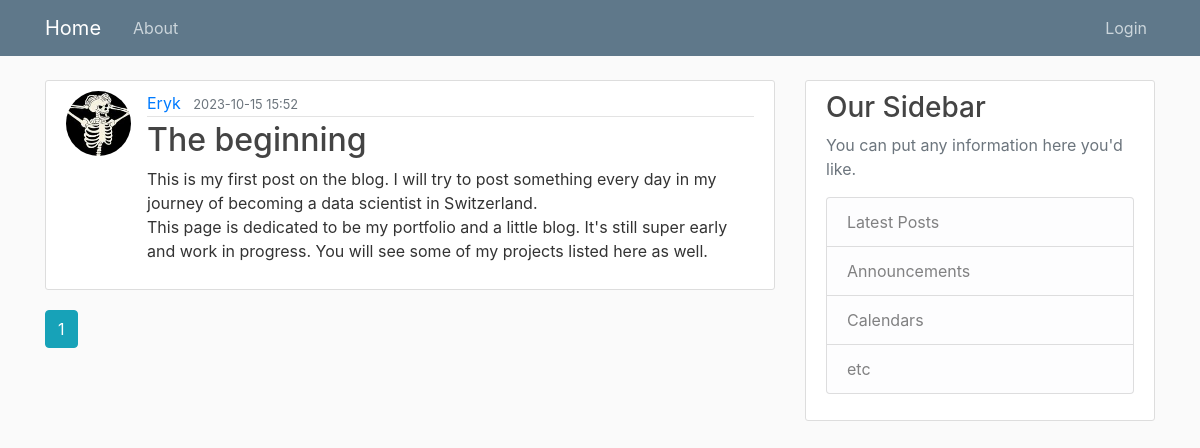
The page /home on the database its author committed.
### blog/models.py (models this page shows, shortened)
class Post(db.Model):
    id = db.Column(db.Integer, primary_key=True)
    title = db.Column(db.String(100), nullable=False)
    date_posted = db.Column(db.DateTime, nullable=False, default=datetime.utcnow)
    content = db.Column(db.Text, nullable=False)
    user_id = db.Column(db.Integer, db.ForeignKey('user.id'), nullable=False)

class User(db.Model, UserMixin):
    id = db.Column(db.Integer, primary_key=True)
    username = db.Column(db.String(20), unique=True, nullable=False)
    email = db.Column(db.String(120), unique=True, nullable=False)
    image_file = db.Column(db.String(20), nullable=False, default='default.jpg')
    password = db.Column(db.String(60), nullable=False)
    posts = db.relationship('Post', backref='author', lazy=True)

### blog/main/routes.py (the view)
@main.route("/")
@main.route("/home")
def home():
	page = request.args.get('page', default=1, type=int)
	posts = Post.query.order_by(Post.date_posted.desc()).paginate(page=page, per_page=5)
	return render_template('home.html', posts=posts)

### blog/templates/home.html
{% extends "layout.html" %}
{% block content %}
    {% for post in posts.items %}
        <article class="media content-section">
            <img class="rounded-circle article-img" src="{{ url_for('static', filename='profile_pics/' + post.author.image_file) }}">
            <div class="media-body">
                <div class="article-metadata">
                    <a class="mr-2" href="{{ url_for('users.user_posts', username=post.author.username) }}" style="text-decoration: none;">{{ post.author.username }}</a>
                    <small class="text-muted">{{ post.date_posted.strftime('%Y-%m-%d %H:%M') }}</small>
                </div>
                <h2><a class="article-title" href="{{ url_for('posts.post', post_id=post.id) }}" style="text-decoration: none;">{{ post.title }}</a></h2>
                <p class="article-content">{{ post.content }}</p>
            </div>
        </article>
    {% endfor %}
    {% for page_num in posts.iter_pages(left_edge=1, right_edge=1, left_current=1, right_current=1) %}
        {% if page_num %}
            {% if posts.page == page_num %}
                <a class="btn btn-info mb-4" href="{{ url_for('main.home', page=page_num) }}">{{ page_num }}</a>
            {% else %}
                <a class="btn btn-outline-info mb-4" href="{{ url_for('main.home', page=page_num) }}">{{ page_num }}</a>
            {% endif %}
        {% else %}
            ...
        {% endif %}
    {% endfor %}
{% endblock content %}

### blog/static/main.css (style rules this page uses)
body { background: #fafafa; color: #333333; margin-top: 5rem; }
h1, h2, h3, h4, h5, h6 { color: #444444; }
.content-section { background: #ffffff; padding: 10px 20px; border: 1px solid #dddddd; border-radius: 3px; margin-bottom: 20px; }
.article-title { color: #444444; }
.article-content { white-space: pre-line; }
.article-img { height: 65px; width: 65px; margin-right: 16px; }
.article-metadata { padding-bottom: 1px; margin-bottom: 4px; border-bottom: 1px solid #e3e3e3 }

### rows shown on the page
Post: image_file (picture), author.username "Eryk", date_posted "2023-10-15 15:52", title "The beginning", content "This is my first post on the blog. I will try to post something every day in my journey of becoming a data scientist in Switzerland. This page is dedicated to be my portfolio and a little blog. It's still super early and work in progress. You will see some of my projects listed here as well."

### other values the page prints
{{ page_num }} "1"
